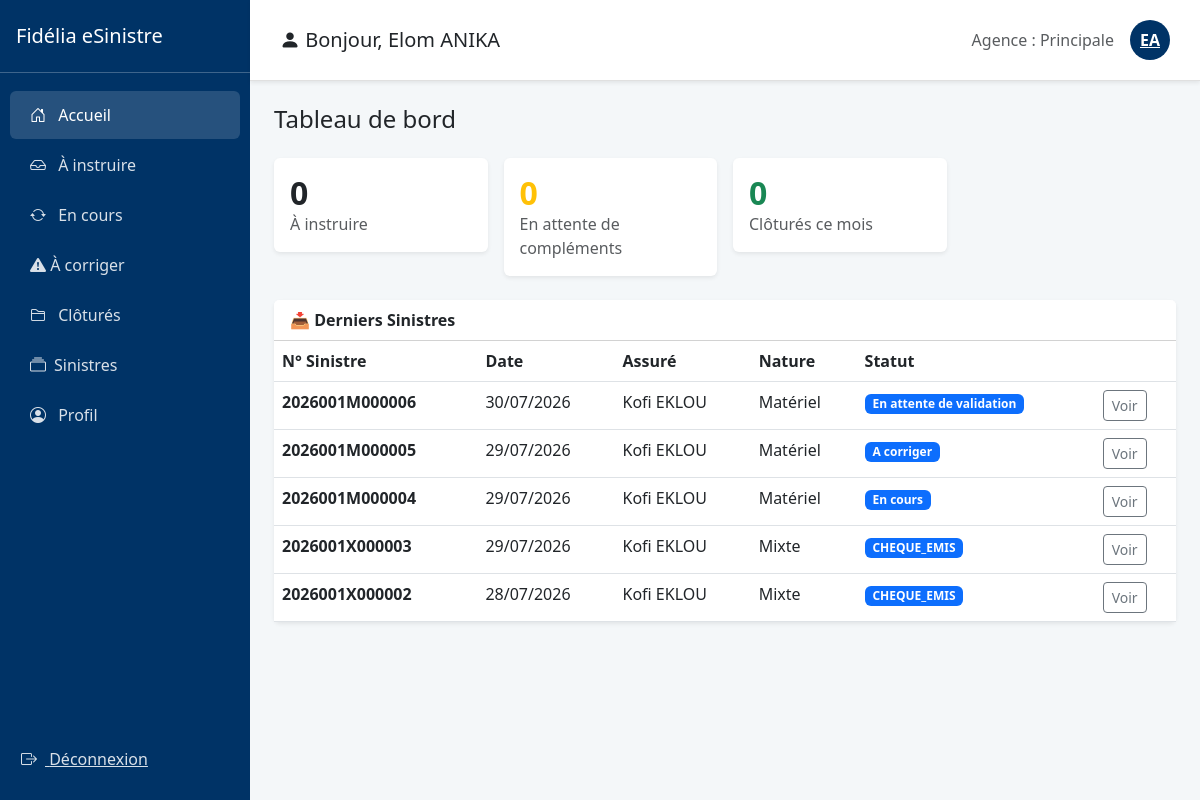
Before: /sinistres/agent/accueil/ (signed in) with the older database file.
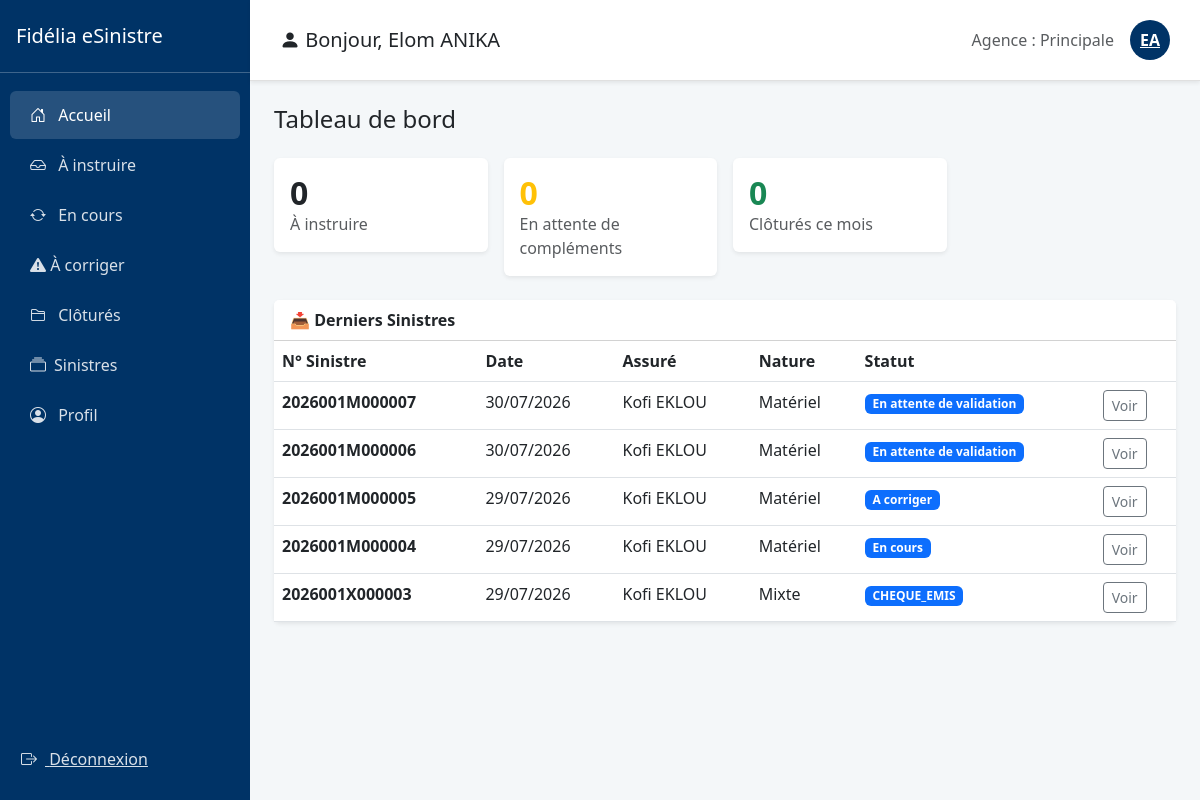
After: the same page with the newer database file.
### gestion_sinistres/models.py (models this page shows, shortened)
class Agent(models.Model):
    user = models.OneToOneField(User, on_delete=models.CASCADE, related_name='agent')
    agence = models.ForeignKey(Agence, on_delete=models.SET_NULL, null=True)
    matricule = models.CharField(max_length=20, unique=True)
    telephone = models.CharField(max_length=20, blank=True)
    compte_active = models.BooleanField(default=False)
    doit_changer_mot_de_passe = models.BooleanField(default=True)   # ← nouveau
    tentatives_echouees = models.PositiveSmallIntegerField(default=0)
    bloque_jusqu_a = models.DateTimeField(null=True, blank=True)

class Agence(models.Model):
    nom = models.CharField(max_length=100, unique=True)
    ville = models.ForeignKey('Ville', on_delete=models.SET_NULL, null=True, blank=True)
    def __str__(self):
        return self.nom

class Sinistre(models.Model):
    NATURE_CHOICES = [('C', 'Corporel'), ('M', 'Matériel'), ('X', 'Mixte')]
    STATUS_CHOICES = [
        ('SOUMIS', 'Soumis'),
        ('ATTENTE_COMPLEMENTS', 'En attente de compléments'),
        ('ATTENTE_VALIDATION', 'En attente de validation'),
        ('A_CORRIGER', 'A corriger'),
        ('EN_COURS', 'En cours'),
        ('CLOTURE', 'Clôturé'),
        ('SANS_SUITE', 'Sans suite'),
        ('REOUVERT', 'Réouvert'),
    ]
    nom_conducteur = models.CharField(max_length=100)
    immatriculation = models.CharField(max_length=50, blank=True, null=True, verbose_name="Immatriculation")
    numero_sinistre = models.CharField(max_length=20, unique=True)
    statut = models.CharField(max_length=30, choices=STATUS_CHOICES, default='SOUMIS')
    agent_traitant = models.CharField(max_length=100, blank=True, null=True)
    montant_estime = models.DecimalField(max_digits=12, decimal_places=2, default=0)
    prix_retenu = models.DecimalField(max_digits=12, decimal_places=2, null=True, blank=True)
    attestation_generee = models.BooleanField(default=False)
    date_attestation = models.DateTimeField(null=True, blank=True)
    date_cloture = models.DateTimeField(null=True, blank=True)
    indemnisation_validee = models.BooleanField(default=False)
    date_survenance = models.DateTimeField()
    date_declaration = models.DateTimeField(auto_now_add=True)
    heure_approximative = models.TimeField()
    circonstances = models.TextField()
    vehicule = models.ForeignKey(Vehicule, on_delete=models.CASCADE)
    region = models.ForeignKey(Region, on_delete=models.SET_NULL, null=True)
    commune = models.ForeignKey(Commune, on_delete=models.SET_NULL, null=True)
    ville = models.ForeignKey(Ville, on_delete=models.SET_NULL, null=True)
    quartier = models.CharField(max_length=150)
    nature = models.CharField(max_length=1, choices=NATURE_CHOICES)
    numero_point_vente = models.CharField(max_length=10, default="001")
    assure = models.ForeignKey(User, on_delete=models.CASCADE, related_name='sinistres')
    quittance = models.ForeignKey(Quittance, on_delete=models.SET_NULL, null=True, blank=True)
    lettre_derogation = models.FileField(upload_to='sinistres/derogations/', blank=True, null=True)
    autre_vehicule_implique = models.BooleanField(default=False)
    vehicule_adverse_immatriculation = models.CharField(max_length=50, blank=True, null=True)
    vehicule_adverse_marque = models.CharField(max_length=50, blank=True, null=True)
    vehicule_adverse_modele = models.CharField(max_length=50, blank=True, null=True)
    vehicule_adverse_compagnie = models.CharField(max_length=100, blank=True, null=True, verbose_name="Compagnie d'assurance (véhicule adverse)")
    nombre_blesses = models.PositiveSmallIntegerField(default=0)
    nombre_morts = models.PositiveSmallIntegerField(default=0)

### gestion_sinistres/views.py (the view)
# urls.py: path('agent/accueil/', views.accueil_agent, name='accueil_agent'),
@login_required
def accueil_agent(request):
    agent = getattr(request.user, 'agent', None)
    if not agent:
        return redirect('accueil_assure')
    sinistres_agence = Sinistre.objects.all()
    context = {
        'agent': agent,
        'a_instruire': sinistres_agence.filter(statut='SOUMIS').count(),
        'attente_complements': sinistres_agence.filter(statut='ATTENTE_COMPLEMENTS').count(),
        'valides_ce_mois': sinistres_agence.filter(
            statut='CLOTURE',
            date_cloture__month=timezone.now().month,
            date_cloture__year=timezone.now().year,
        ).count(),
        'derniers_sinistres': sinistres_agence.order_by('-date_declaration')[:5],
    }
    return render(request, 'accueil_agent.html', context)

### gestion_sinistres/templates/accueil_agent.html (shortened to what this page needs)
{% extends "base_agent.html" %}
{% block content %}
<h4 class="mb-4">Tableau de bord</h4>
<div class="row g-3 mb-4">
    <div class="col-md-3">
        <div class="card shadow-sm border-0"><div class="card-body">
            <h2 class="fw-bold mb-0">{{ a_instruire }}</h2>
            <p class="text-muted mb-0">À instruire</p>
        </div></div>
    </div>
    <div class="col-md-3">
        <div class="card shadow-sm border-0"><div class="card-body">
            <h2 class="fw-bold mb-0 text-warning">{{ attente_complements }}</h2>
            <p class="text-muted mb-0">En attente de compléments</p>
        </div></div>
    </div>
    <div class="col-md-3">
        <div class="card shadow-sm border-0"><div class="card-body">
            <h2 class="fw-bold mb-0 text-success">{{ valides_ce_mois }}</h2>
            <p class="text-muted mb-0">Clôturés ce mois</p>
        </div></div>
    </div>
</div>
<div class="card shadow-sm border-0">
    <div class="card-header bg-white fw-bold">📥 Derniers Sinistres</div>
    <div class="card-body p-0">
        <table class="table mb-0">
            <thead><tr><th>N° Sinistre</th><th>Date</th><th>Assuré</th><th>Nature</th><th>Statut</th><th></th></tr></thead>
            <tbody>
                {% for s in derniers_sinistres %}
                <tr>
                    <td><strong>{{ s.numero_sinistre }}</strong></td>
                    <td>{{ s.date_declaration|date:"d/m/Y" }}</td>
                    <td>{{ s.assure.get_full_name|default:s.assure.username }}</td>
                    <td>{{ s.get_nature_display }}</td>
                    <td><span class="badge bg-primary">{{ s.get_statut_display }}</span></td>
                    <td>
                        {% if s.statut == 'SOUMIS' %}
                            <a href="{% url 'prendre_en_charge' s.id %}" class="btn btn-sm btn-primary">Instruire</a>
                        {% else %}
                            <a href="{% url 'detail_sinistre_agent' s.id %}" class="btn btn-sm btn-outline-secondary">Voir</a>
                        {% endif %}
                    </td>
                </tr>
                {% empty %}
                <tr><td colspan="6" class="text-center text-muted py-3">Aucun dossier à instruire pour le moment.</td></tr>
                {% endfor %}
            </tbody>
        </table>
    </div>
</div>
{% endblock %}

### gestion_sinistres/templates/base_agent.html (shortened to what this page needs)
<!DOCTYPE html>
<html lang="fr">
<head>
    <link href="https://cdn.jsdelivr.net/npm/bootstrap@5.3.0/dist/css/bootstrap.min.css" rel="stylesheet">
    <link rel="stylesheet" href="https://cdn.jsdelivr.net/npm/bootstrap-icons@1.11.0/font/bootstrap-icons.css">
</head>
<body>
    <nav class="sidebar">
        <div class="d-flex align-items-center justify-content-between py-4 px-3 border-bottom border-light border-opacity-25">
            <h5 class="mb-0">Fidélia eSinistre</h5>
        </div>
        <div class="py-3">
            <a href="{% url 'accueil_agent' %}" class="{% if request.resolver_match.url_name == 'accueil_agent' %}active{% endif %}"><i class="bi bi-house-door me-2"></i> Accueil</a>
            <a href="{% url 'dossiers_a_instruire' %}" class=""><i class="bi bi-inbox me-2"></i> À instruire</a>
            <a href="{% url 'dossiers_en_cours' %}" class="{% if request.resolver_match.url_name == 'dossiers_en_cours' %}active{% endif %}"><i class="bi bi-arrow-repeat me-2"></i> En cours</a>
            <a href="{% url 'dossiers_a_corriger_agent' %}" class="{% if request.resolver_match.url_name == 'dossiers_a_corriger_agent' %}active{% endif %}"><i class="bi bi-exclamation-triangle-fill"></i>  À corriger</a>
            <a href="{% url 'dossiers_clotures' %}" class="{% if request.resolver_match.url_name == 'dossiers_clotures' %}active{% endif %}"><i class="bi bi-folder2 me-2"></i> Clôturés</a>
            <a href="{% url 'tous_sinistres_agent' %}" class="{% if request.resolver_match.url_name == 'tous_sinistres_agent' %}active{% endif %}"><i class="bi bi-collection me-2"></i>Sinistres</a>
            <a href="{% url 'profil_agent' %}" class=""><i class="bi bi-person-circle me-2"></i> Profil</a>
        </div>
        <div class="py-3 mt-auto">
            <form method="post" action="{% url 'logout' %}">
                <button type="submit" class="btn btn-link" style="color: rgba(255,255,255,0.85); padding: 12px 20px;"><i class="bi bi-box-arrow-right me-2"></i> Déconnexion</button>
            </form>
        </div>
    </nav>
    <main class="main-content">
        <div class="header-user d-flex align-items-center justify-content-between shadow-sm">
            <div class="d-flex align-items-center">
                <h5 class="mb-0"><i class="bi bi-person-fill"></i> Bonjour, {{ request.user.get_full_name|default:request.user.username }}</h5>
            </div>
            <div class="d-flex align-items-center">
                <span class="text-muted me-3">Agence : {{ request.user.agent.agence }}</span>
                <a href="{% url 'profil_agent' %}" class="user-badge">{{ request.user.first_name|first|default:"A" }}{{ request.user.last_name|first|default:"G" }}</a>
            </div>
        </div>
        <div class="p-4">
            {% block content %}{% endblock %}
        </div>
    </main>
</body>
</html>

### gestion_sinistres/templates/base_agent.html (style rules this page uses)
:root { --fidelia-blue: #003366; }
body { background-color: #f4f7f9; font-family: 'Segoe UI', sans-serif; }
.sidebar { width: 250px; height: 100vh; background: var(--fidelia-blue); color: white; position: fixed; left: 0; top: 0; display: flex; flex-direction: column; }
.sidebar a { color: rgba(255,255,255,0.85); display: block; padding: 12px 20px; text-decoration: none; border-radius: 6px; margin: 2px 10px; }
.sidebar a:hover, .sidebar a.active { background: rgba(255,255,255,0.15); color: white; }
.main-content { margin-left: 250px; }
.header-user { background: white; padding: 20px 30px; border-bottom: 1px solid #e0e0e0; position: sticky; top: 0; z-index: 1020; }
.user-badge { width: 40px; height: 40px; border-radius: 50%; background: var(--fidelia-blue); color: white; display: flex; align-items: center; justify-content: center; font-weight: bold; }

Changed rows visible on the page:
no longer on this page (row unchanged): Sinistre: numero_sinistre "2026001X000002", date_declaration "28/07/2026", assure.get_full_name "Kofi EKLOU", nature "Mixte", statut "CHEQUE_EMIS", shows "Voir"
added Sinistre: numero_sinistre "2026001M000007", date_declaration "30/07/2026", assure.get_full_name "Kofi EKLOU", nature "Matériel", statut "En attente de validation", shows "Voir"
